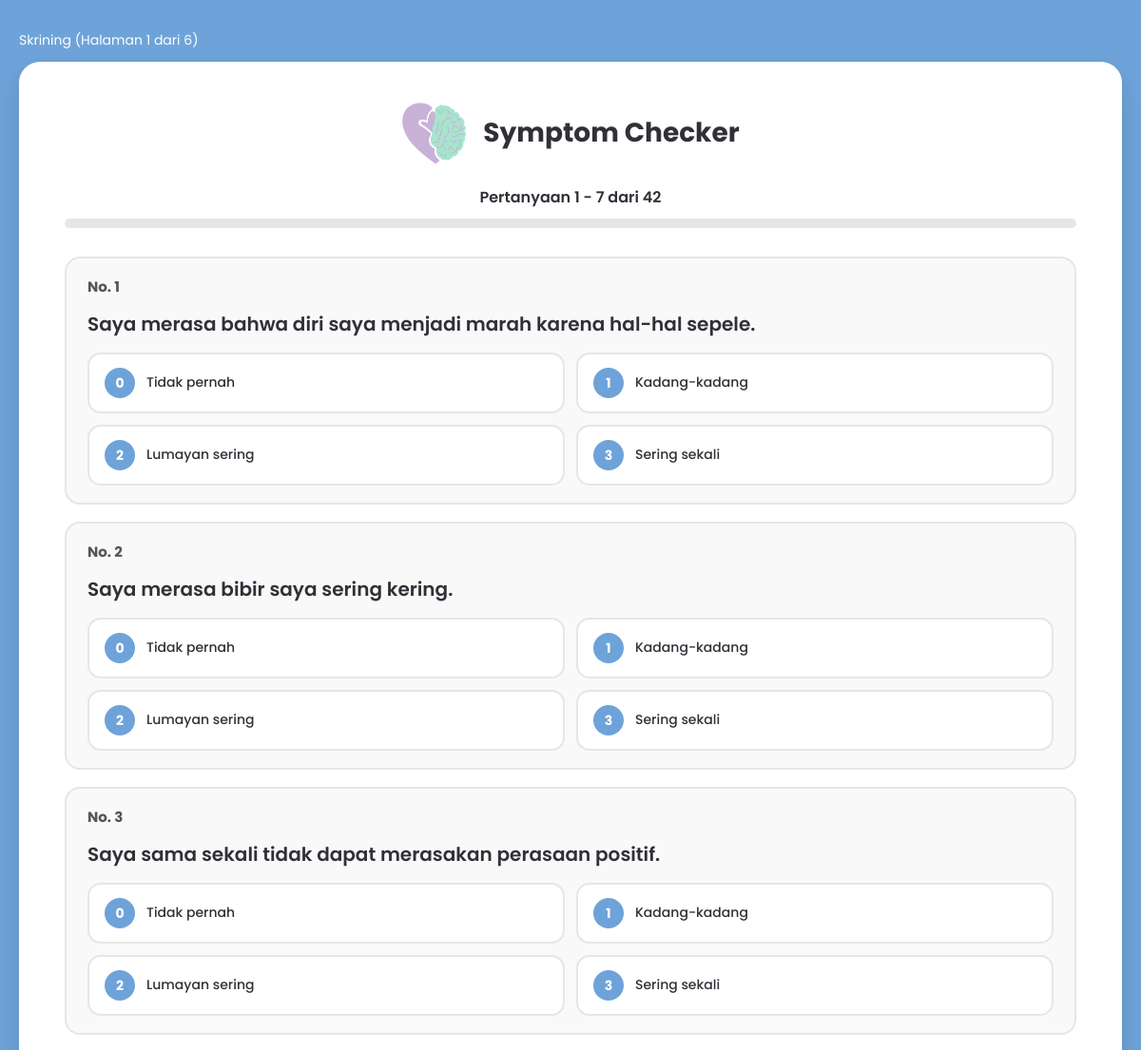
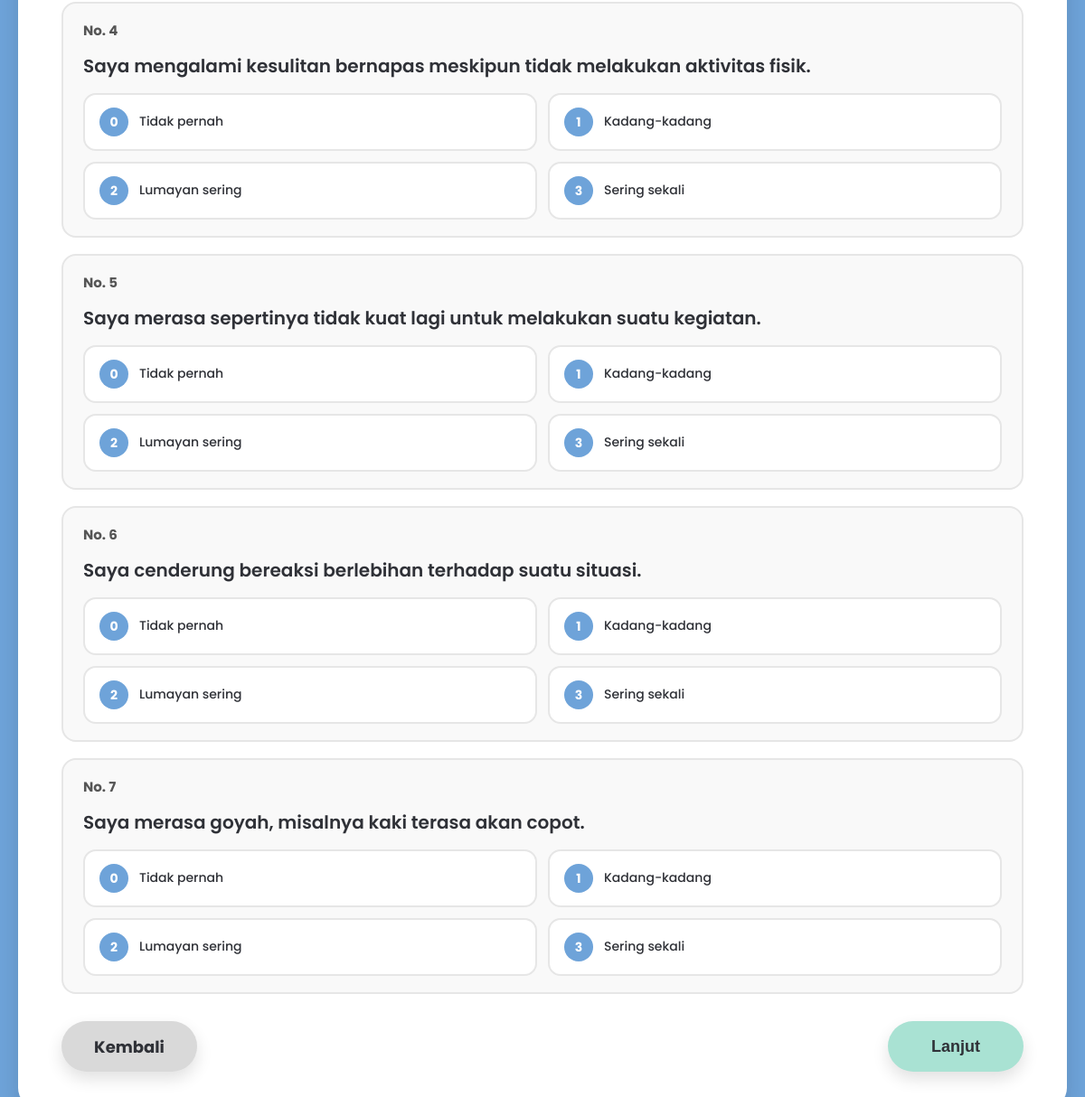
Page /skrining/step.php?page=1 (signed in) on the committed database (2 pictures, top to bottom).
### tables this page shows
CREATE TABLE `variabel_skrining` (
  `id_variabel` varchar(10) NOT NULL,
  `no_item` tinyint(4) NOT NULL,
  `pertanyaan` text NOT NULL,
  `id_subskala` varchar(10) NOT NULL,
  `urutan_tampil` tinyint(4) NOT NULL,
  `status_aktif` tinyint(1) NOT NULL DEFAULT 1
);

### skrining/step.php (the view, shortened to what this page needs)
<?php
require_once '../config/database.php';
$per_page = 7;
$page = isset($_GET['page']) ? (int) $_GET['page'] : 1;
$countStmt = $pdo->query("
    SELECT COUNT(*) AS total
    FROM variabel_skrining
    WHERE status_aktif = 1
");
$countData = $countStmt->fetch(PDO::FETCH_ASSOC);
$total_questions = (int) ($countData['total'] ?? 0);
$total_pages = (int) ceil($total_questions / $per_page);
$offset = ($page - 1) * $per_page;
$stmt = $pdo->prepare("
    SELECT
        v.id_variabel,
        v.no_item,
        v.pertanyaan,
        v.id_subskala,
        s.nama_id AS nama_subskala
    FROM variabel_skrining v
    JOIN subskala s ON s.id_subskala = v.id_subskala
    WHERE v.status_aktif = 1
    ORDER BY v.urutan_tampil ASC
    LIMIT :limit OFFSET :offset
");
$stmt->bindValue(':limit', $per_page, PDO::PARAM_INT);
$stmt->bindValue(':offset', $offset, PDO::PARAM_INT);
$stmt->execute();
$questions = $stmt->fetchAll(PDO::FETCH_ASSOC);
$options = [
    0 => 'Tidak pernah',
    1 => 'Kadang-kadang',
    2 => 'Lumayan sering',
    3 => 'Sering sekali'
];
?>
<!DOCTYPE html>
<html lang="id">
<head>
    <link rel="stylesheet" href="../assets/css/step.css">
</head>
<body>
    <section class="screen">
        <div class="breadcrumb">
            Skrining (Halaman <?= $page; ?> dari <?= $total_pages; ?>)
        </div>
        <div class="card">
            <div class="header">
                <img src="../assets/img/logo.png" alt="Logo">
                <h1>Symptom Checker</h1>
            </div>
            <div class="progress-info">
                Pertanyaan <?= (($page - 1) * $per_page) + 1; ?> - <?= min($page * $per_page, $total_questions); ?> dari <?= $total_questions; ?>
            </div>
            <div class="progress-bar">
            </div>
            <form method="post">
                <div class="question-list">
                    <?php foreach ($questions as $q): ?>
                        <?php
                            $idVariabel = (string) $q['id_variabel'];
                        ?>
                        <div class="question-box">
                            <div class="question-head">
                                No. <?= htmlspecialchars($q['no_item']); ?>
                            </div>
                            <div class="question-text">
                                <?= htmlspecialchars($q['pertanyaan']); ?>
                            </div>
                            <div class="options">
                                <?php foreach ($options as $value => $label): ?>
                                    <?php
                                        $input_id = 'q_' . $idVariabel . '_' . $value;
                                    ?>
                                    <div class="option">
                                        <label for="<?= htmlspecialchars($input_id); ?>" class="option-label">
                                            <span class="score"><?= $value; ?></span>
                                            <span class="label-text"><?= htmlspecialchars($label); ?></span>
                                        </label>
                                    </div>
                                <?php endforeach; ?>
                            </div>
                        </div>
                    <?php endforeach; ?>
                </div>
                <div class="actions">
                    <?php if ($page > 1): ?>
                        <a href="step.php?page=<?= $page - 1; ?>" class="btn btn-back">Kembali</a>
                    <?php else: ?>
                        <a href="index.php" class="btn btn-back">Kembali</a>
                    <?php endif; ?>
                    <button type="submit" class="btn">
                        <?= ($page == $total_pages) ? 'Selesai' : 'Lanjut'; ?>
                    </button>
                </div>
            </form>
        </div>
    </section>
</body>
</html>

### assets/css/step.css (style rules this page uses)
* { margin: 0; padding: 0; box-sizing: border-box; }
body { font-family: 'Poppins', sans-serif; background: #6ea3d9; color: #2f3137; min-height: 100vh; }
.screen { background: #6ea3d9; min-height: 100vh; display: flex; flex-direction: column; align-items: center; justify-content: center; padding: 32px 20px; }
.breadcrumb { color: #ffffff; font-size: 14px; margin-bottom: 12px; max-width: 1200px; width: 100%; }
.card { width: 100%; max-width: 1200px; background: #ffffff; border-radius: 22px; box-shadow: 0 12px 24px rgba(0,0,0,.12); padding: 40px 48px; display: flex; flex-direction: column; min-height: 620px; }
.header { display: flex; justify-content: center; align-items: center; gap: 16px; margin-bottom: 20px; }
.header img { width: 70px; height: 70px; object-fit: contain; }
.header h1 { font-size: 28px; font-weight: 700; }
.progress-info { text-align: center; margin-bottom: 10px; font-size: 16px; font-weight: 600; }
.progress-bar { width: 100%; height: 10px; background: #e6e6e6; border-radius: 999px; overflow: hidden; margin-bottom: 30px; }
.question-list { display: flex; flex-direction: column; gap: 18px; }
.question-box { background: #f9f9f9; border: 2px solid #e6e6e6; border-radius: 16px; padding: 18px 22px; }
.question-head { font-size: 15px; font-weight: 700; margin-bottom: 12px; color: #555; }
.question-text { font-size: 20px; line-height: 1.6; font-weight: 600; margin-bottom: 14px; }
.options { display: grid; grid-template-columns: repeat(2, minmax(0, 1fr)); gap: 12px; }
.option { position: relative; }
.option-label { display: flex; align-items: center; gap: 12px; width: 100%; background: #ffffff; border: 2px solid #e6e6e6; border-radius: 14px; padding: 14px 16px; cursor: pointer; transition: all 0.2s ease; user-select: none; }
.score { width: 32px; height: 32px; border-radius: 50%; background: #6ea3d9; color: #ffffff; display: flex; align-items: center; justify-content: center; font-size: 14px; font-weight: 700; flex-shrink: 0; }
.label-text { font-size: 14px; line-height: 1.4; color: #2f3137; font-weight: 500; }
.actions { display: flex; justify-content: space-between; margin-top: auto; padding-top: 30px; gap: 12px; }
.btn { display: inline-flex; align-items: center; justify-content: center; min-width: 150px; height: 56px; padding: 0 36px; border: none; border-radius: 999px; background: #a9e2d3; color: #2f3137; font-size: 18px; font-weight: 700; text-decoration: none; cursor: pointer; box-shadow: 0 8px 18px rgba(0,0,0,.12); transition: 0.2s; }
.btn-back { background: #d9d9d9; }

### rows in the picture
variabel_skrining: no_item "1", pertanyaan "Saya merasa bahwa diri saya menjadi marah karena hal-hal sepele.", value "0", label "Tidak pernah", value "1", label "Kadang-kadang", value "2", label "Lumayan sering", value "3", label "Sering sekali"
variabel_skrining: no_item "2", pertanyaan "Saya merasa bibir saya sering kering.", value "0", label "Tidak pernah", value "1", label "Kadang-kadang", value "2", label "Lumayan sering", value "3", label "Sering sekali"
variabel_skrining: no_item "3", pertanyaan "Saya sama sekali tidak dapat merasakan perasaan positif.", value "0", label "Tidak pernah", value "1", label "Kadang-kadang", value "2", label "Lumayan sering", value "3", label "Sering sekali"
variabel_skrining: no_item "4", pertanyaan "Saya mengalami kesulitan bernapas meskipun tidak melakukan aktivitas fisik.", value "0", label "Tidak pernah", value "1", label "Kadang-kadang", value "2", label "Lumayan sering", value "3", label "Sering sekali"
variabel_skrining: no_item "5", pertanyaan "Saya merasa sepertinya tidak kuat lagi untuk melakukan suatu kegiatan.", value "0", label "Tidak pernah", value "1", label "Kadang-kadang", value "2", label "Lumayan sering", value "3", label "Sering sekali"
variabel_skrining: no_item "6", pertanyaan "Saya cenderung bereaksi berlebihan terhadap suatu situasi.", value "0", label "Tidak pernah", value "1", label "Kadang-kadang", value "2", label "Lumayan sering", value "3", label "Sering sekali"
variabel_skrining: no_item "7", pertanyaan "Saya merasa goyah, misalnya kaki terasa akan copot.", value "0", label "Tidak pernah", value "1", label "Kadang-kadang", value "2", label "Lumayan sering", value "3", label "Sering sekali"

### other values in the picture
$page "1"
$total_pages "6"
min($page * $per_page, $total_questions) "7"
$total_questions "42"
